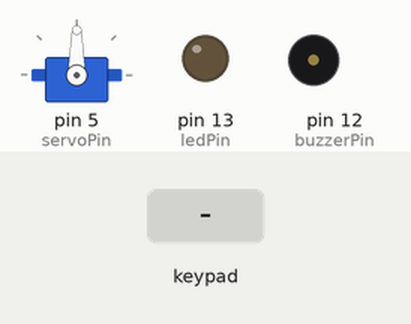
Simulated run of this sketch. Board: Arduino Uno, built with avr-gcc and run on an emulated ATmega328P. Shown: servo, output pins drawn as LEDs (lit = HIGH), buzzer (waves = sounding). The inputs (shaded band) are chosen by the test bench.

Above: at 1.2 s.
1.3 s: keypad keys 1 2 3 4 pressed 0.4 s apart
At 2.9 s:
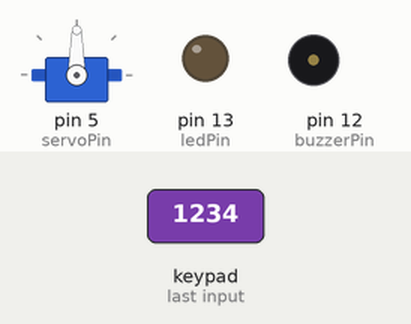
4.4 s: key '*' pressed
At 6.3 s:
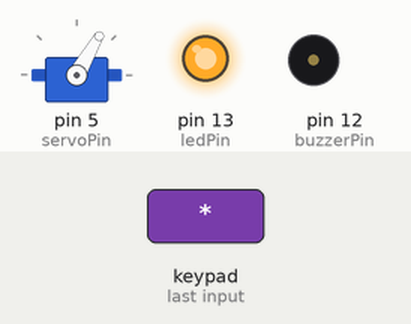
6.6 s: keypad keys 1 1 1 0 8 9 * pressed 0.4 s apart
At 10.6 s:
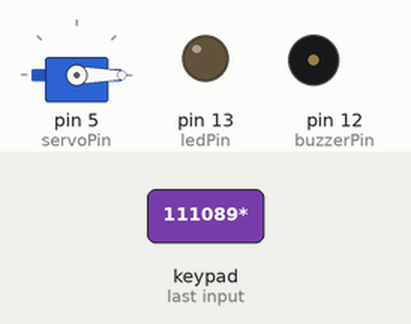
Timing chart, 0 to 12.1 s (numbered marks = the images above; inputs shaded):
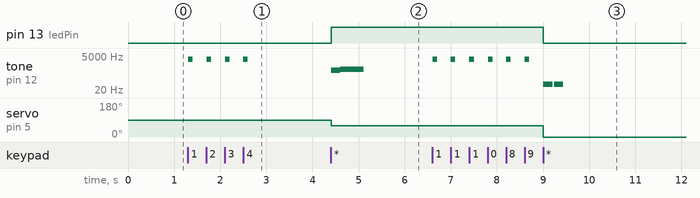

The sketch:

Code.ino
```cpp
#include <Servo.h>
#include <Keypad.h>
#include <pitches.h>

const int rows = 4;
const int cols = 4;
const char keys[rows][cols] = {
  {'1','2','3','A'},
  {'4','5','6','B'},
  {'7','8','9','C'},
  {'*','0','#','D'}
};
const byte rowPins[rows] = {11, 10, 8, 9};
const byte colPins[cols] = {7, 6, 4, 2};
Keypad keypad(makeKeymap(keys), rowPins, colPins, rows, cols);

const int ledPin = 13;
const int buzzerPin = 12;
const int servoPin = 5;

Servo servo;

String code = "1234";
String enteredCode = "";

void setup() {
  pinMode(ledPin, OUTPUT);
  pinMode(buzzerPin, OUTPUT);
  pinMode(servoPin, OUTPUT);
  servo.attach(servoPin);
}

void loop() {
  char key = keypad.getKey();
  if (key) {
    if (key == '*') {
      if (enteredCode == code) {
        servo.write(60);
        digitalWrite(ledPin, HIGH);
        tone(buzzerPin, 500, 200);
        delay(200);
        tone(buzzerPin, 600, 500);
        delay(800);
      } else {
        servo.write(0);
        digitalWrite(ledPin, LOW);
        tone(buzzerPin, 50, 200);
        delay(230);
        tone(buzzerPin, 50, 200);
        delay(770);
      }
      enteredCode = "";
    } else {
      enteredCode += key;
      tone(buzzerPin, 3000, 100);
      delay(100);
    }
  }
}
```

Measured:
- after the input at 1.3 s, tone on pin 12 (buzzerPin): alternates 3000 Hz for 0.10 s and silent for 0.30 s, 8 changes in all, then stays silent, starting at once
- after the input at 4.4 s, pin 13 (ledPin): LOW → HIGH at once; tone on pin 12 (buzzerPin): silent → 500 Hz at once, → 600 Hz 0.20 s later, → silent 0.50 s later; servo on pin 5 (servoPin): 90° → 60° at once
- after the input at 6.6 s, pin 13 (ledPin): HIGH → LOW after 2.4 s; tone on pin 12 (buzzerPin): plays 3000 Hz for 0.10 s, 3000 Hz for 0.10 s, 3000 Hz for 0.10 s, 3000 Hz for 0.10 s, 3000 Hz for 0.10 s, 3000 Hz for 0.10 s … (8 notes in this stretch), starting at once; servo on pin 5 (servoPin): 60° → 0° after 2.4 s
